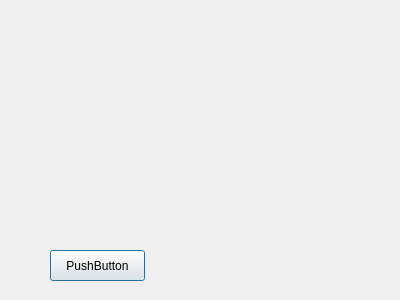
<?xml version="1.0" encoding="UTF-8"?>
<ui version="4.0">
 <class>miDialog</class>
 <widget class="QDialog" name="miDialog">
  <property name="geometry">
   <rect>
    <x>0</x>
    <y>0</y>
    <width>400</width>
    <height>300</height>
   </rect>
  </property>
  <property name="windowTitle">
   <string>Dialog</string>
  </property>
  <widget class="QPushButton" name="pushButton">
   <property name="geometry">
    <rect>
     <x>50</x>
     <y>250</y>
     <width>95</width>
     <height>31</height>
    </rect>
   </property>
   <property name="text">
    <string>PushButton</string>
   </property>
  </widget>
 </widget>
 <resources/>
 <connections/>
</ui>
